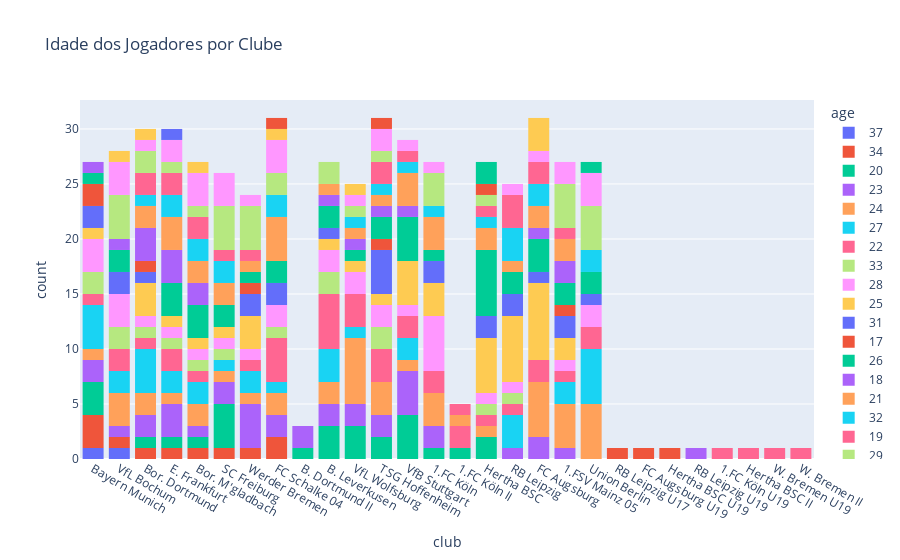

Notebook code cell kept with this figure:
### Code cell
px.histogram(df, x='club', color='age', title='Idade dos Jogadores por Clube')

### Figure 1 — Plotly figure (JSON) as saved in the notebook; plotly's stock layout.template omitted (floating-point values rounded to 4 significant figures)
{"data": [{"alignmentgroup": "True", "bingroup": "x", "hovertemplate": "age=37<br>club=%{x}<br>count=%{y}<extra></extra>", "legendgroup": "37", "marker": {"color": "#636efa", "pattern": {"shape": ""}}, "name": "37", "offsetgroup": "37", "orientation": "v", "showlegend": true, "type": "histogram", "x": ["Bayern Munich", "VfL Bochum"], "xaxis": "x", "yaxis": "y"}, {"alignmentgroup": "True", "bingroup": "x", "hovertemplate": "age=34<br>club=%{x}<br>count=%{y}<extra></extra>", "legendgroup": "34", "marker": {"color": "#EF553B", "pattern": {"shape": ""}}, "name": "34", "offsetgroup": "34", "orientation": "v", "showlegend": true, "type": "histogram", "x": ["Bayern Munich", "Bayern Munich", "Bayern Munich", "Bor. Dortmund", "E. Frankfurt", "Bor. M'gladbach", "SC Freiburg", "Werder Bremen", "FC Schalke 04", "FC Schalke 04", "VfL Bochum"], "xaxis": "x", "yaxis": "y"}, {"alignmentgroup": "True", "bingroup": "x", "hovertemplate": "age=20<br>club=%{x}<br>count=%{y}<extra></extra>", "legendgroup": "20", "marker": {"color": "#00cc96", "pattern": {"shape": ""}}, "name": "20", "offsetgroup": "20", "orientation": "v", "showlegend": true, "type": "histogram", "x": ["Bayern Munich", "Bayern Munich", "Bayern Munich", "Bor. Dortmund", "B. Dortmund II", "B. Leverkusen", "B. Leverkusen", "B. Leverkusen", "E. Frankfurt", "Bor. M'gladbach", "VfL Wolfsburg", "VfL Wolfsburg", "VfL Wolfsburg", "SC Freiburg", "SC Freiburg", "SC Freiburg", "SC Freiburg", "TSG Hoffenheim", "TSG Hoffenheim", "VfB Stuttgart", "VfB Stuttgart", "VfB Stuttgart", "VfB Stuttgart", "1.FC Köln", "1.FC Köln II", "Hertha BSC", "Hertha BSC"], "xaxis": "x", "yaxis": "y"}, {"alignmentgroup": "True", "bingroup": "x", "hovertemplate": "age=23<br>club=%{x}<br>count=%{y}<extra></extra>", "legendgroup": "23", "marker": {"color": "#ab63fa", "pattern": {"shape": ""}}, "name": "23", "offsetgroup": "23", "orientation": "v", "showlegend": true, "type": "histogram", "x": ["Bayern Munich", "Bayern Munich", "Bor. Dortmund", "B. Dortmund II", "Bor. Dortmund", "RB Leipzig", "B. Leverkusen", "B. Leverkusen", "E. Frankfurt", "E. Frankfurt", "E. Frankfurt", "Bor. M'gladbach", "VfL Wolfsburg", "VfL Wolfsburg", "SC Freiburg", "SC Freiburg", "TSG Hoffenheim", "TSG Hoffenheim", "FC Augsburg", "FC Augsburg", "VfB Stuttgart", "VfB Stuttgart", "VfB Stuttgart", "VfB Stuttgart", "1.FSV Mainz 05", "1.FC Köln", "1.FC Köln", "Werder Bremen", "Werder Bremen", "Werder Bremen", "Werder Bremen", "FC Schalke 04", "FC Schalke 04", "VfL Bochum"], "xaxis": "x", "yaxis": "y"}, {"alignmentgroup": "True", "bingroup": "x", "hovertemplate": "age=24<br>club=%{x}<br>count=%{y}<extra></extra>", "legendgroup": "24", "marker": {"color": "#FFA15A", "pattern": {"shape": ""}}, "name": "24", "offsetgroup": "24", "orientation": "v", "showlegend": true, "type": "histogram", "x": ["Bayern Munich", "Bor. Dortmund", "Bor. Dortmund", "B. Leverkusen", "B. Leverkusen", "E. Frankfurt", "Bor. M'gladbach", "Bor. M'gladbach", "VfL Wolfsburg", "VfL Wolfsburg", "VfL Wolfsburg", "VfL Wolfsburg", "VfL Wolfsburg", "VfL Wolfsburg", "SC Freiburg", "TSG Hoffenheim", "TSG Hoffenheim", "TSG Hoffenheim", "Union Berlin", "Union Berlin", "Union Berlin", "Union Berlin", "Union Berlin", "FC Augsburg", "FC Augsburg", "FC Augsburg", "FC Augsburg", "FC Augsburg", "VfB Stuttgart", "1.FSV Mainz 05", "1.FSV Mainz 05", "1.FSV Mainz 05", "1.FSV Mainz 05", "1.FC Köln", "1.FC Köln", "1.FC Köln", "Hertha BSC", "Werder Bremen", "FC Schalke 04", "FC Schalke 04", "VfL Bochum", "VfL Bochum", "VfL Bochum"], "xaxis": "x", "yaxis": "y"}, {"alignmentgroup": "True", "bingroup": "x", "hovertemplate": "age=27<br>club=%{x}<br>count=%{y}<extra></extra>", "legendgroup": "27", "marker": {"color": "#19d3f3", "pattern": {"shape": ""}}, "name": "27", "offsetgroup": "27", "orientation": "v", "showlegend": true, "type": "histogram", "x": ["Bayern Munich", "Bayern Munich", "Bayern Munich", "Bayern Munich", "Bor. Dortmund", "Bor. Dortmund", "Bor. Dortmund", "Bor. Dortmund", "RB Leipzig", "RB Leipzig", "RB Leipzig", "B. Leverkusen", "B. Leverkusen", "B. Leverkusen", "E. Frankfurt", "E. Frankfurt", "Bor. M'gladbach", "Bor. M'gladbach", "VfL Wolfsburg", "SC Freiburg", "Union Berlin", "Union Berlin", "Union Berlin", "Union Berlin", "Union Berlin", "VfB Stuttgart", "VfB Stuttgart", "1.FSV Mainz 05", "1.FSV Mainz 05", "Werder Bremen", "Werder Bremen", "FC Schalke 04", "VfL Bochum", "VfL Bochum"], "xaxis": "x", "yaxis": "y"}, {"alignmentgroup": "True", "bingroup": "x", "hovertemplate": "age=22<br>club=%{x}<br>count=%{y}<extra></extra>", "legendgroup": "22", "marker": {"color": "#FF6692", "pattern": {"shape": ""}}, "name": "22", "offsetgroup": "22", "orientation": "v", "showlegend": true, "type": "histogram", "x": ["Bayern Munich", "Bor. Dortmund", "RB Leipzig", "B. Leverkusen", "B. Leverkusen", "B. Leverkusen", "B. Leverkusen", "B. Leverkusen", "E. Frankfurt", "E. Frankfurt", "Bor. M'gladbach", "VfL Wolfsburg", "VfL Wolfsburg", "VfL Wolfsburg", "TSG Hoffenheim", "TSG Hoffenheim", "TSG Hoffenheim", "Union Berlin", "Union Berlin", "FC Augsburg", "FC Augsburg", "VfB Stuttgart", "VfB Stuttgart", "1.FSV Mainz 05", "1.FC Köln II", "1.FC Köln", "1.FC Köln II", "1.FC Köln", "Hertha BSC", "Werder Bremen", "FC Schalke 04", "FC Schalke 04", "FC Schalke 04", "FC Schalke 04", "VfL Bochum", "VfL Bochum"], "xaxis": "x", "yaxis": "y"}, {"alignmentgroup": "True", "bingroup": "x", "hovertemplate": "age=33<br>club=%{x}<br>count=%{y}<extra></extra>", "legendgroup": "33", "marker": {"color": "#B6E880", "pattern": {"shape": ""}}, "name": "33", "offsetgroup": "33", "orientation": "v", "showlegend": true, "type": "histogram", "x": ["Bayern Munich", "Bayern Munich", "Bor. Dortmund", "RB Leipzig", "B. Leverkusen", "B. Leverkusen", "E. Frankfurt", "Bor. M'gladbach", "SC Freiburg", "TSG Hoffenheim", "TSG Hoffenheim", "Hertha BSC", "FC Schalke 04", "VfL Bochum", "VfL Bochum"], "xaxis": "x", "yaxis": "y"}, {"alignmentgroup": "True", "bingroup": "x", "hovertemplate": "age=28<br>club=%{x}<br>count=%{y}<extra></extra>", "legendgroup": "28", "marker": {"color": "#FF97FF", "pattern": {"shape": ""}}, "name": "28", "offsetgroup": "28", "orientation": "v", "showlegend": true, "type": "histogram", "x": ["Bayern Munich", "Bayern Munich", "Bayern Munich", "Bor. Dortmund", "RB Leipzig", "B. Leverkusen", "B. Leverkusen", "E. Frankfurt", "Bor. M'gladbach", "VfL Wolfsburg", "VfL Wolfsburg", "SC Freiburg", "TSG Hoffenheim", "TSG Hoffenheim", "Union Berlin", "Union Berlin", "VfB Stuttgart", "1.FSV Mainz 05", "1.FC Köln", "1.FC Köln", "1.FC Köln", "1.FC Köln", "1.FC Köln", "Hertha BSC", "Werder Bremen", "FC Schalke 04", "FC Schalke 04", "VfL Bochum", "VfL Bochum", "VfL Bochum"], "xaxis": "x", "yaxis": "y"}, {"alignmentgroup": "True", "bingroup": "x", "hovertemplate": "age=25<br>club=%{x}<br>count=%{y}<extra></extra>", "legendgroup": "25", "marker": {"color": "#FECB52", "pattern": {"shape": ""}}, "name": "25", "offsetgroup": "25", "orientation": "v", "showlegend": true, "type": "histogram", "x": ["Bayern Munich", "Bor. Dortmund", "Bor. Dortmund", "Bor. Dortmund", "RB Leipzig", "RB Leipzig", "RB Leipzig", "RB Leipzig", "RB Leipzig", "RB Leipzig", "B. Leverkusen", "E. Frankfurt", "Bor. M'gladbach", "VfL Wolfsburg", "SC Freiburg", "TSG Hoffenheim", "FC Augsburg", "FC Augsburg", "FC Augsburg", "FC Augsburg", "FC Augsburg", "FC Augsburg", "FC Augsburg", "VfB Stuttgart", "VfB Stuttgart", "VfB Stuttgart", "VfB Stuttgart", "1.FSV Mainz 05", "1.FSV Mainz 05", "1.FC Köln", "1.FC Köln", "1.FC Köln", "Hertha BSC", "Hertha BSC", "Hertha BSC", "Hertha BSC", "Hertha BSC", "Werder Bremen", "Werder Bremen", "Werder Bremen"], "xaxis": "x", "yaxis": "y"}, {"alignmentgroup": "True", "bingroup": "x", "hovertemplate": "age=31<br>club=%{x}<br>count=%{y}<extra></extra>", "legendgroup": "31", "marker": {"color": "#636efa", "pattern": {"shape": ""}}, "name": "31", "offsetgroup": "31", "orientation": "v", "showlegend": true, "type": "histogram", "x": ["Bayern Munich", "Bayern Munich", "Bor. Dortmund", "RB Leipzig", "RB Leipzig", "B. Leverkusen", "TSG Hoffenheim", "TSG Hoffenheim", "TSG Hoffenheim", "TSG Hoffenheim", "Union Berlin", "FC Augsburg", "1.FSV Mainz 05", "1.FSV Mainz 05", "1.FC Köln", "1.FC Köln", "Hertha BSC", "Hertha BSC", "Werder Bremen", "Werder Bremen", "FC Schalke 04", "FC Schalke 04", "VfL Bochum", "VfL Bochum"], "xaxis": "x", "yaxis": "y"}, {"alignmentgroup": "True", "bingroup": "x", "hovertemplate": "age=17<br>club=%{x}<br>count=%{y}<extra></extra>", "legendgroup": "17", "marker": {"color": "#EF553B", "pattern": {"shape": ""}}, "name": "17", "offsetgroup": "17", "orientation": "v", "showlegend": true, "type": "histogram", "x": ["Bayern Munich", "Bayern Munich", "Bor. Dortmund", "RB Leipzig U17", "TSG Hoffenheim", "FC Augsburg U19", "1.FSV Mainz 05", "Hertha BSC U19", "Werder Bremen"], "xaxis": "x", "yaxis": "y"}, {"alignmentgroup": "True", "bingroup": "x", "hovertemplate": "age=26<br>club=%{x}<br>count=%{y}<extra></extra>", "legendgroup": "26", "marker": {"color": "#00cc96", "pattern": {"shape": ""}}, "name": "26", "offsetgroup": "26", "orientation": "v", "showlegend": true, "type": "histogram", "x": ["Bayern Munich", "RB Leipzig", "RB Leipzig", "B. Leverkusen", "B. Leverkusen", "E. Frankfurt", "E. Frankfurt", "E. Frankfurt", "Bor. M'gladbach", "Bor. M'gladbach", "Bor. M'gladbach", "VfL Wolfsburg", "SC Freiburg", "SC Freiburg", "TSG Hoffenheim", "TSG Hoffenheim", "Union Berlin", "Union Berlin", "FC Augsburg", "FC Augsburg", "FC Augsburg", "VfB Stuttgart", "VfB Stuttgart", "VfB Stuttgart", "VfB Stuttgart", "1.FSV Mainz 05", "1.FSV Mainz 05", "1.FC Köln", "Hertha BSC", "Hertha BSC", "Hertha BSC", "Hertha BSC", "Hertha BSC", "Hertha BSC", "Werder Bremen", "FC Schalke 04", "FC Schalke 04", "VfL Bochum", "VfL Bochum"], "xaxis": "x", "yaxis": "y"}, {"alignmentgroup": "True", "bingroup": "x", "hovertemplate": "age=18<br>club=%{x}<br>count=%{y}<extra></extra>", "legendgroup": "18", "marker": {"color": "#ab63fa", "pattern": {"shape": ""}}, "name": "18", "offsetgroup": "18", "orientation": "v", "showlegend": true, "type": "histogram", "x": ["Bayern Munich", "Bor. Dortmund", "B. Dortmund II", "Bor. Dortmund", "Bor. Dortmund", "RB Leipzig U19", "B. Leverkusen", "E. Frankfurt", "E. Frankfurt", "E. Frankfurt", "Bor. M'gladbach", "Bor. M'gladbach", "VfL Wolfsburg", "TSG Hoffenheim", "FC Augsburg", "VfB Stuttgart", "1.FSV Mainz 05", "1.FSV Mainz 05", "VfL Bochum"], "xaxis": "x", "yaxis": "y"}, {"alignmentgroup": "True", "bingroup": "x", "hovertemplate": "age=21<br>club=%{x}<br>count=%{y}<extra></extra>", "legendgroup": "21", "marker": {"color": "#FFA15A", "pattern": {"shape": ""}}, "name": "21", "offsetgroup": "21", "orientation": "v", "showlegend": true, "type": "histogram", "x": ["Bor. Dortmund", "Bor. Dortmund", "RB Leipzig", "B. Leverkusen", "E. Frankfurt", "E. Frankfurt", "E. Frankfurt", "Bor. M'gladbach", "Bor. M'gladbach", "VfL Wolfsburg", "SC Freiburg", "SC Freiburg", "TSG Hoffenheim", "FC Augsburg", "FC Augsburg", "VfB Stuttgart", "VfB Stuttgart", "VfB Stuttgart", "1.FSV Mainz 05", "1.FSV Mainz 05", "1.FC Köln", "1.FC Köln", "1.FC Köln II", "1.FC Köln", "Hertha BSC", "Hertha BSC", "Werder Bremen", "FC Schalke 04", "FC Schalke 04", "FC Schalke 04", "FC Schalke 04"], "xaxis": "x", "yaxis": "y"}, {"alignmentgroup": "True", "bingroup": "x", "hovertemplate": "age=32<br>club=%{x}<br>count=%{y}<extra></extra>", "legendgroup": "32", "marker": {"color": "#19d3f3", "pattern": {"shape": ""}}, "name": "32", "offsetgroup": "32", "orientation": "v", "showlegend": true, "type": "histogram", "x": ["Bor. Dortmund", "RB Leipzig", "RB Leipzig", "RB Leipzig", "E. Frankfurt", "E. Frankfurt", "Bor. M'gladbach", "Bor. M'gladbach", "VfL Wolfsburg", "SC Freiburg", "SC Freiburg", "TSG Hoffenheim", "Union Berlin", "Union Berlin", "FC Augsburg", "FC Augsburg", "VfB Stuttgart", "1.FC Köln", "Hertha BSC", "FC Schalke 04", "FC Schalke 04"], "xaxis": "x", "yaxis": "y"}, {"alignmentgroup": "True", "bingroup": "x", "hovertemplate": "age=19<br>club=%{x}<br>count=%{y}<extra></extra>", "legendgroup": "19", "marker": {"color": "#FF6692", "pattern": {"shape": ""}}, "name": "19", "offsetgroup": "19", "orientation": "v", "showlegend": true, "type": "histogram", "x": ["Bor. Dortmund", "Bor. Dortmund", "RB Leipzig", "RB Leipzig", "RB Leipzig", "E. Frankfurt", "E. Frankfurt", "Bor. M'gladbach", "Bor. M'gladbach", "SC Freiburg", "TSG Hoffenheim", "TSG Hoffenheim", "FC Augsburg", "FC Augsburg", "VfB Stuttgart", "1.FSV Mainz 05", "1.FC Köln II", "1.FC Köln U19", "Hertha BSC II", "Hertha BSC", "W. Bremen U19", "W. Bremen II", "Werder Bremen"], "xaxis": "x", "yaxis": "y"}, {"alignmentgroup": "True", "bingroup": "x", "hovertemplate": "age=29<br>club=%{x}<br>count=%{y}<extra></extra>", "legendgroup": "29", "marker": {"color": "#B6E880", "pattern": {"shape": ""}}, "name": "29", "offsetgroup": "29", "orientation": "v", "showlegend": true, "type": "histogram", "x": ["Bor. Dortmund", "Bor. Dortmund", "B. Leverkusen", "B. Leverkusen", "E. Frankfurt", "Bor. M'gladbach", "VfL Wolfsburg", "SC Freiburg", "SC Freiburg", "SC Freiburg", "SC Freiburg", "TSG Hoffenheim", "Union Berlin", "Union Berlin", "Union Berlin", "Union Berlin", "1.FSV Mainz 05", "1.FSV Mainz 05", "1.FSV Mainz 05", "1.FSV Mainz 05", "1.FC Köln", "1.FC Köln", "1.FC Köln", "Hertha BSC", "Werder Bremen", "Werder Bremen", "Werder Bremen", "Werder Bremen", "FC Schalke 04", "FC Schalke 04", "VfL Bochum", "VfL Bochum", "VfL Bochum", "VfL Bochum"], "xaxis": "x", "yaxis": "y"}, {"alignmentgroup": "True", "bingroup": "x", "hovertemplate": "age=30<br>club=%{x}<br>count=%{y}<extra></extra>", "legendgroup": "30", "marker": {"color": "#FF97FF", "pattern": {"shape": ""}}, "name": "30", "offsetgroup": "30", "orientation": "v", "showlegend": true, "type": "histogram", "x": ["Bor. Dortmund", "RB Leipzig", "E. Frankfurt", "E. Frankfurt", "Bor. M'gladbach", "Bor. M'gladbach", "Bor. M'gladbach", "VfL Wolfsburg", "SC Freiburg", "SC Freiburg", "SC Freiburg", "TSG Hoffenheim", "TSG Hoffenheim", "Union Berlin", "Union Berlin", "Union Berlin", "FC Augsburg", "VfB Stuttgart", "1.FSV Mainz 05", "1.FSV Mainz 05", "1.FC Köln", "Werder Bremen", "FC Schalke 04", "FC Schalke 04", "FC Schalke 04", "VfL Bochum", "VfL Bochum", "VfL Bochum"], "xaxis": "x", "yaxis": "y"}, {"alignmentgroup": "True", "bingroup": "x", "hovertemplate": "age=35<br>club=%{x}<br>count=%{y}<extra></extra>", "legendgroup": "35", "marker": {"color": "#FECB52", "pattern": {"shape": ""}}, "name": "35", "offsetgroup": "35", "orientation": "v", "showlegend": true, "type": "histogram", "x": ["Bor. Dortmund", "Bor. M'gladbach", "VfL Wolfsburg", "FC Augsburg", "FC Augsburg", "FC Augsburg", "FC Schalke 04", "VfL Bochum"], "xaxis": "x", "yaxis": "y"}, {"alignmentgroup": "True", "bingroup": "x", "hovertemplate": "age=39<br>club=%{x}<br>count=%{y}<extra></extra>", "legendgroup": "39", "marker": {"color": "#636efa", "pattern": {"shape": ""}}, "name": "39", "offsetgroup": "39", "orientation": "v", "showlegend": true, "type": "histogram", "x": ["E. Frankfurt"], "xaxis": "x", "yaxis": "y"}, {"alignmentgroup": "True", "bingroup": "x", "hovertemplate": "age=38<br>club=%{x}<br>count=%{y}<extra></extra>", "legendgroup": "38", "marker": {"color": "#EF553B", "pattern": {"shape": ""}}, "name": "38", "offsetgroup": "38", "orientation": "v", "showlegend": true, "type": "histogram", "x": ["TSG Hoffenheim", "Hertha BSC", "FC Schalke 04"], "xaxis": "x", "yaxis": "y"}, {"alignmentgroup": "True", "bingroup": "x", "hovertemplate": "age=36<br>club=%{x}<br>count=%{y}<extra></extra>", "legendgroup": "36", "marker": {"color": "#00cc96", "pattern": {"shape": ""}}, "name": "36", "offsetgroup": "36", "orientation": "v", "showlegend": true, "type": "histogram", "x": ["Union Berlin", "Hertha BSC", "Hertha BSC"], "xaxis": "x", "yaxis": "y"}], "layout": {"autosize": true, "barmode": "relative", "legend": {"title": {"text": "age"}, "tracegroupgap": 0}, "title": {"text": "Idade dos Jogadores por Clube"}, "xaxis": {"anchor": "y", "autorange": true, "domain": [0, 1], "range": [-0.5, 27.5], "title": {"text": "club"}, "type": "category"}, "yaxis": {"anchor": "x", "autorange": true, "domain": [0, 1], "range": [0, 32.63], "title": {"text": "count"}}}}
